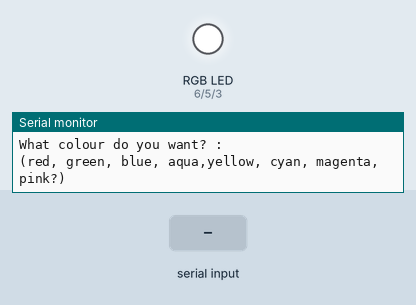
The sketch below on a simulated Arduino Uno, built with avr-gcc and run on an emulated ATmega328P. Parts: an RGB LED mixed from three pins (HIGH = lit), the last lines printed to the serial monitor. The inputs (shaded band) are chosen by the test bench.

Above: at 1.2 s.
1.3 s: "red" received over Serial
At 3.3 s:
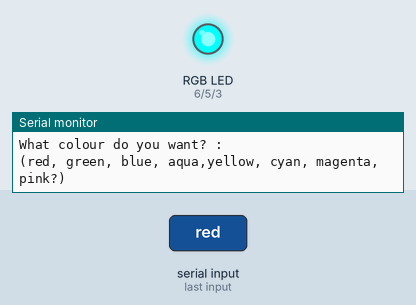
3.8 s: "green" received over Serial
At 5.3 s:
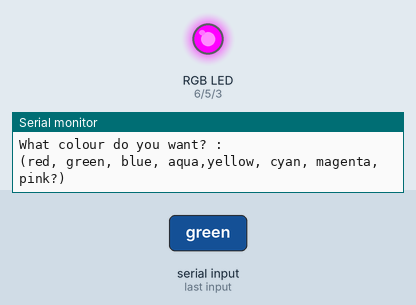
6.3 s: "blue" received over Serial
At 8.3 s:
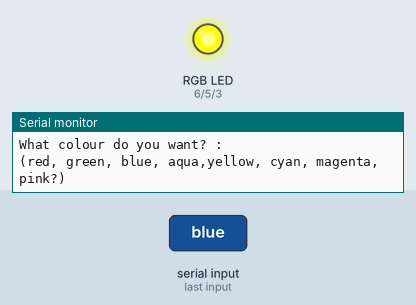
8.8 s: "aqua" received over Serial
At 10.3 s:
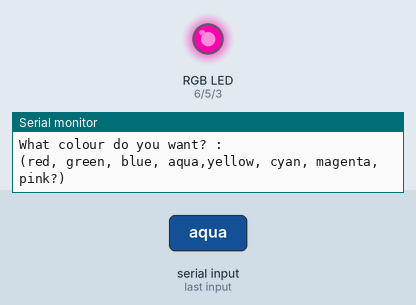
11.3 s: "off" received over Serial
At 13.3 s:
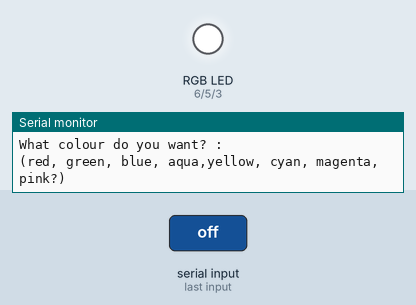
13.8 s: "yellow" received over Serial
At 15.3 s:
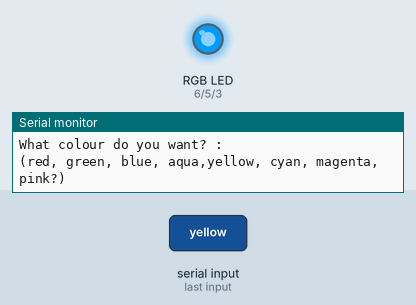
Timing chart, 0 to 16.8 s (numbered marks = the images above; inputs shaded):
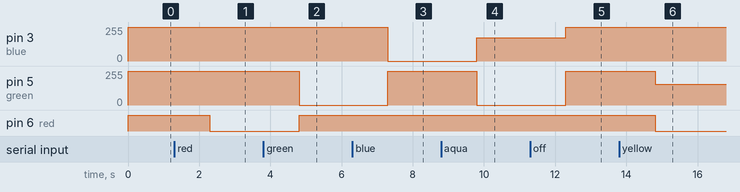

The sketch:

Arduino_RGB_LED_Rayssy.ino
```cpp
int red=6;
int green=5;
int blue=3;
String MyColor;
String msg="What colour do you want? : ";
String msg2="(red, green, blue, aqua,yellow, cyan, magenta, pink?)";
void setup() {
  Serial.begin(9600);
  pinMode(red,OUTPUT);
  pinMode(green,OUTPUT);
  pinMode(blue,OUTPUT);
  digitalWrite(red,HIGH);
  digitalWrite(green,HIGH);
  digitalWrite(blue,HIGH);
}

void loop() {

  Serial.println(msg);
  Serial.println(msg2);
  while(Serial.available()==0){

  }
  MyColor = Serial.readString();

 if(MyColor=="red"){
  digitalWrite(red,LOW);
  digitalWrite(green,HIGH);
  digitalWrite(blue,HIGH);
 }
  if(MyColor=="green"){
  digitalWrite(red,HIGH);
  digitalWrite(green,LOW);
  digitalWrite(blue,HIGH);
 }
  if(MyColor=="blue"){
  digitalWrite(red,HIGH);
  digitalWrite(green,HIGH);
  digitalWrite(blue,LOW);
 }
  if(MyColor=="off"){
  digitalWrite(red,HIGH);
  digitalWrite(green,HIGH);
  digitalWrite(blue,HIGH);
 }
  if(MyColor=="aqua"){
  analogWrite(red,255);
  analogWrite(green,0);
  analogWrite(blue,(255-80));
 }
  if(MyColor=="yellow"){
  analogWrite(red,0);
  analogWrite(green,255-100);
  analogWrite(blue,255);
 }
  if(MyColor=="cyan"){
  analogWrite(red,255);
  analogWrite(green,255-255);
  analogWrite(blue,255-255);
 }
  if(MyColor=="magenta"){
  analogWrite(red,255-255);
  analogWrite(green,255-0);
  analogWrite(blue,255-255);
 }
  if(MyColor=="pink"){
  analogWrite(red,255-255);
  analogWrite(green,255-105);
  analogWrite(blue,255-180);
 }
}
```

Measured:
- after the input at 1.3 s, pin 6 (red): HIGH → LOW after 1.0 s
- after the input at 3.8 s, pin 5 (green): 255/255 → 0/255 after 1.0 s; pin 6 (red): LOW → HIGH after 1.0 s
- after the input at 6.3 s, pin 3 (blue): 255/255 → 0/255 after 1.0 s; pin 5 (green): 0/255 → 255/255 after 1.0 s
- after the input at 8.8 s, pin 3 (blue): 0/255 → 175/255 after 1.0 s; pin 5 (green): 255/255 → 0/255 after 1.0 s
- after the input at 11.3 s, pin 3 (blue): 175/255 → 255/255 after 1.0 s; pin 5 (green): 0/255 → 255/255 after 1.0 s
- after the input at 13.8 s, pin 5 (green): 255/255 → 155/255 after 1.0 s; pin 6 (red): HIGH → LOW after 1.0 s
